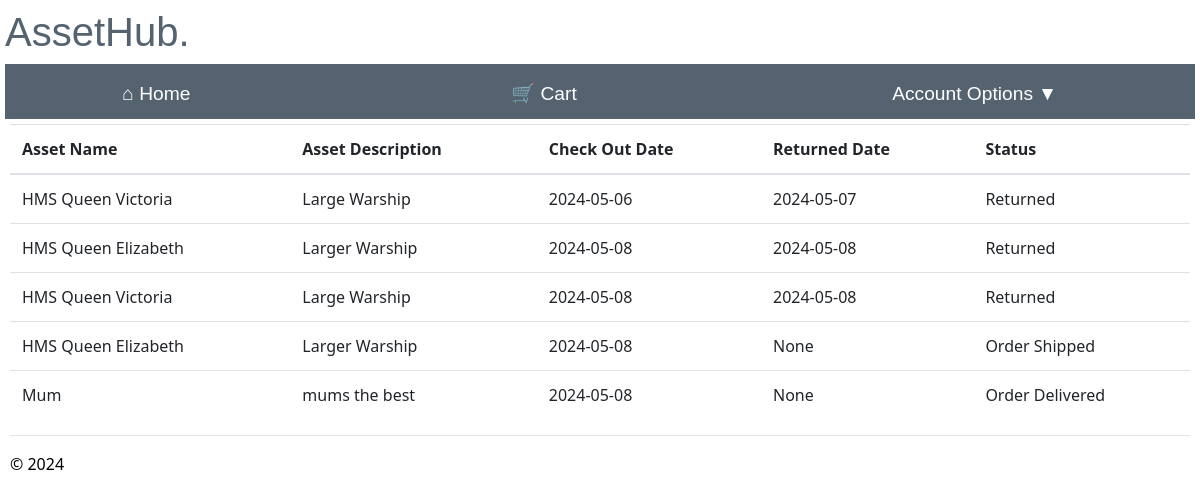
The page /order_history (signed in) on the database as committed earlier.
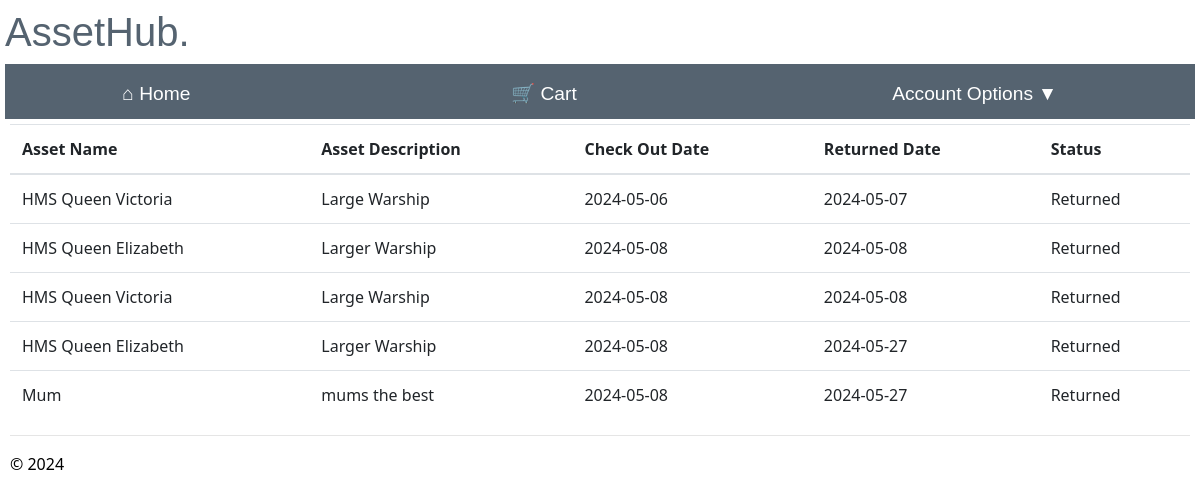
The same page on the database as committed later.
### app/models/models.py (models this page shows)
class Assets(db.Model):
    __tablename__ = 'assets'
    asset_id = db.Column(db.Integer, primary_key=True, nullable=False)
    asset_name = db.Column(db.String(100), nullable=True)#change to not null
    asset_description = db.Column(db.String(225), nullable=True)
    keyword = db.Column(db.String(50), nullable=False)
    available = db.Column(db.String(50), nullable=False, default='Y')

class Order(db.Model):
    __tablename__ = 'order'
    order_id = db.Column(db.Integer, primary_key=True, nullable=False)
    username = db.Column(db.Integer, db.ForeignKey('user.username'), nullable=False)#needs to be string
    asset_id = db.Column(db.String(100), db.ForeignKey('assets.asset_id'), nullable=False)
    branch_id = db.Column(db.Integer, db.ForeignKey('branch.branch_id'), nullable=False)
    check_out_date = db.Column(db.Date,nullable=False)
    return_date = db.Column(db.Date,nullable=True)
    status = db.Column(db.String(20),nullable= False, default='New Order')
    user = relationship('User', backref='order')
    asset = relationship('Assets', backref='order')
    branch = relationship('Branch', backref='order')

### app/main/routes.py (the view)
@bp.route("/order_history")
@login_required
def order_history():
    try:
        order_history = Order.query.filter(Order.username == current_user.username).all()
        asset_names = {}
        asset_description = {}
        for item in order_history:
            asset = Assets.query.filter_by(asset_id=item.asset_id).first()
            if asset:
                asset_names[item.asset_id] = asset.asset_name
                asset_description[item.asset_id] = asset.asset_description
        return render_template('order_history.html', order_history=order_history, asset_names=asset_names,asset_description=asset_description)
    except Exception as e:
        flash("An error occurred retrieving assets.")
    return redirect(url_for("main.home"))

### app/main/templates/order_history.html (shortened to what this page needs)
{% extends "layout.html" %}
{% block content %}
<table class="table table-hover">
    <thead class="active tables">
      <th>Asset Name</th>
      <th>Asset Description</th>
      <th>Check Out Date</th>
      <th>Returned Date</th>
      <th>Status</th>
    </thead>
    <tbody>
      {% for order_history in order_history %}
      <tr>
            <td>{{ asset_names[order_history.asset_id] }}</td>
            <td>{{ asset_description[order_history.asset_id ] }}</td>
            <td>{{ order_history.check_out_date }}</td>
            <td>{{ order_history.return_date }}</td>
            <td>{{ order_history.status }}</td>
      </tr>
      {% endfor %}
    </tbody>
  </table>
{% endblock %}

### app/main/templates/layout.html (shortened to what this page needs)
<!DOCTYPE html>
<html>
    <head>
        <link rel="stylesheet" href="https://stackpath.bootstrapcdn.com/bootstrap/4.5.2/css/bootstrap.min.css">
        <link rel="stylesheet" type="text/css" href="{{ url_for('static', filename='site.css')}}" />
    </head>
    <body>
        <div class="heading">
            <h1>AssetHub.</h1>  </div>
        <div class="navbar">
            <a  href="{{ url_for('main.home') }}" class="navbar-item">&nbsp;&#8962; Home</a>
            <a  href="{{ url_for('main.view_cart') }}" class="navbar-item">&nbsp;&#128722; Cart</a>
            <div class="dropdown">
                <a class="navbar-item dropdown-arrow" >Account Options</a>
            </div>
        </div>
        <div class="body-content">
            {% block content %}
            {% endblock %}
            <hr/>
            <footer>
                <p>&copy; 2024</p>
            </footer>
        </div>
    </body>
</html>

### app/static/site.css (style rules this page uses)
.body-content { padding: 5px; font-family:'Segoe UI', Tahoma, Geneva, Verdana, sans-serif; color: rgb(0, 0, 0); }
.heading { display:block; flex-direction: column; justify-content: center; align-items: center; color: rgb(85, 99, 112); font-family:Arial, Helvetica, sans-serif }
.navbar { background-color: rgb(85, 99, 112); font-size: 1.2em; font-family: 'Trebuchet MS', 'Lucida Sans Unicode', 'Lucida Grande', 'Lucida Sans', Arial, sans-serif; color: white; padding: 8px 30px 2px 4px; }
.navbar-item { padding: 8px; margin: 0 100px; text-decoration: none; color: white; cursor: pointer; }
.dropdown-arrow::after { content: '\25BC'; margin-left: 5px; }

### app/main/templates/layout.html (style rules this page uses)
body { padding: 8px 5px 8px 5px; }

Rows that differ between the two databases and show on the page:
changed Order (number 4 of 5 on the later page): return_date "None" → "2024-05-27"; status "Order Shipped" → "Returned"
changed Order (number 5 of 5 on the later page): return_date "None" → "2024-05-27"; status "Order Delivered" → "Returned"
